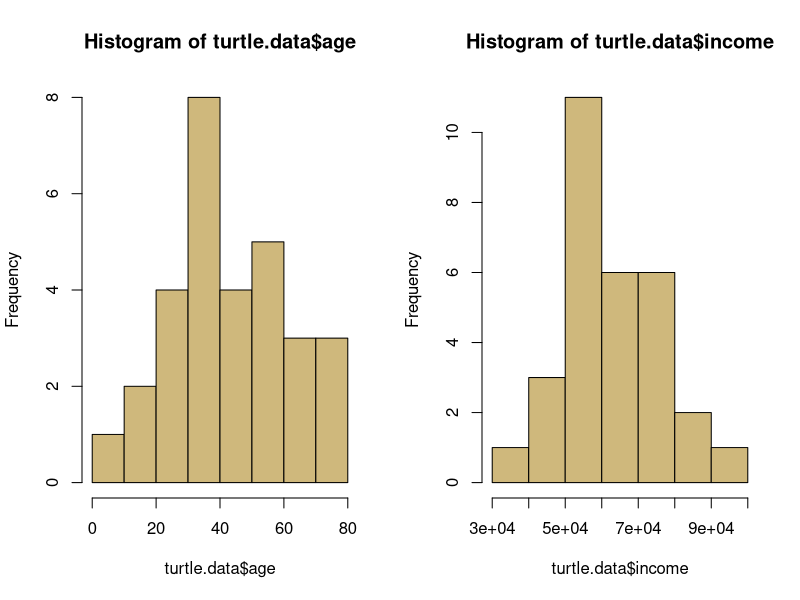
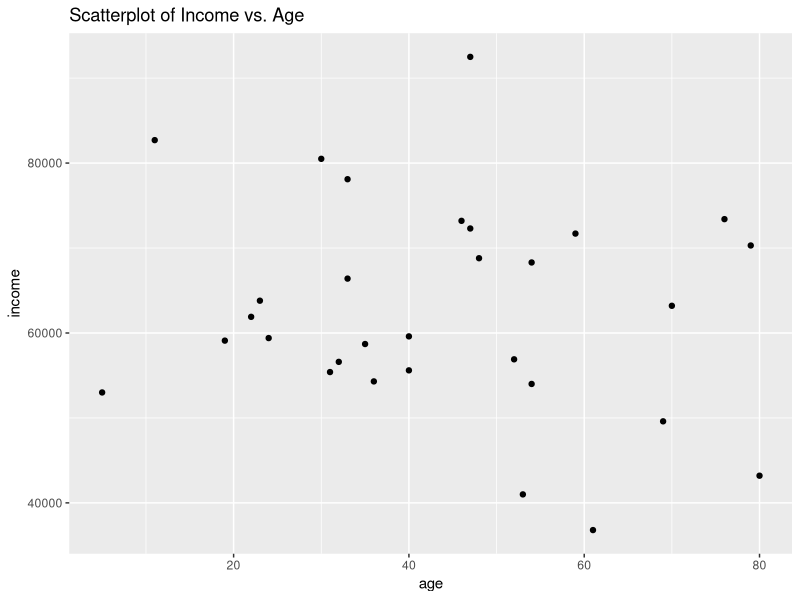
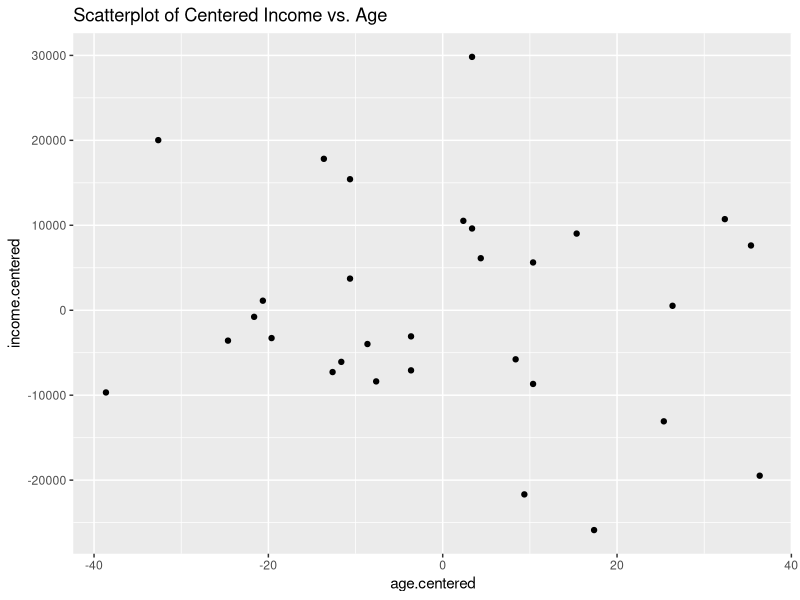
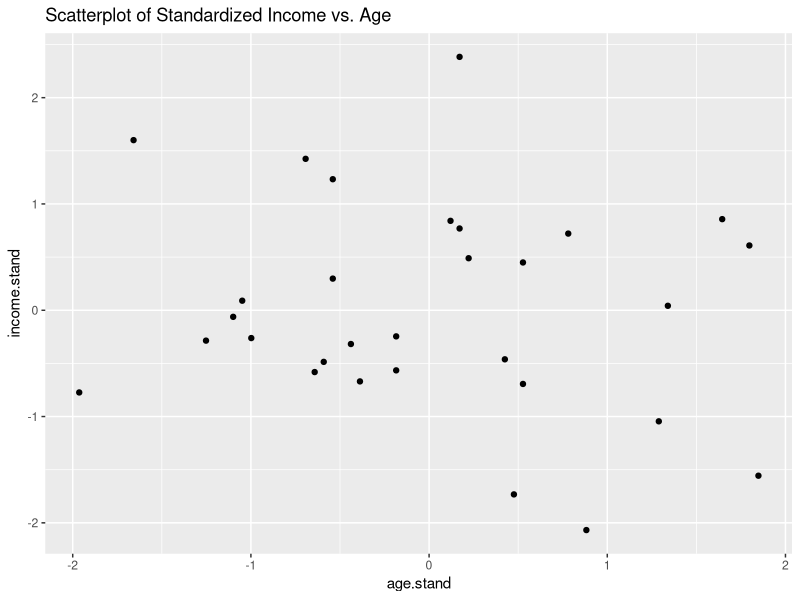
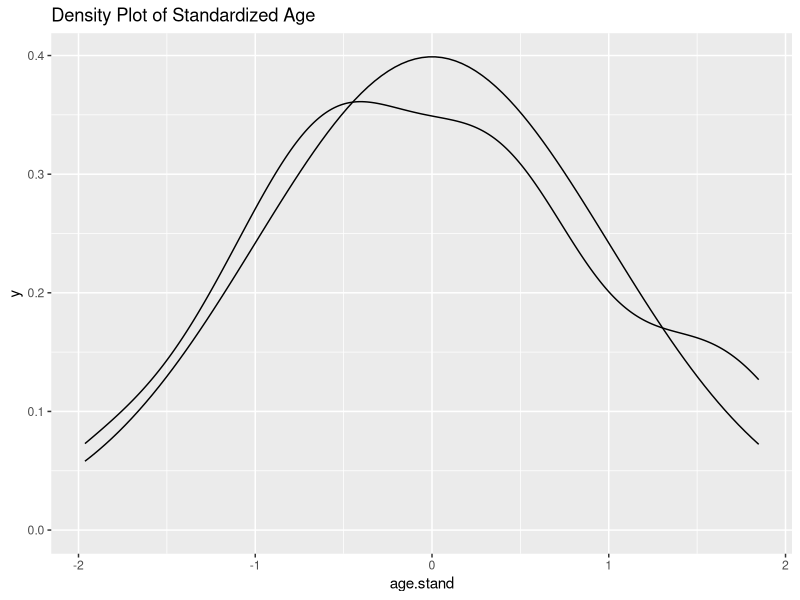
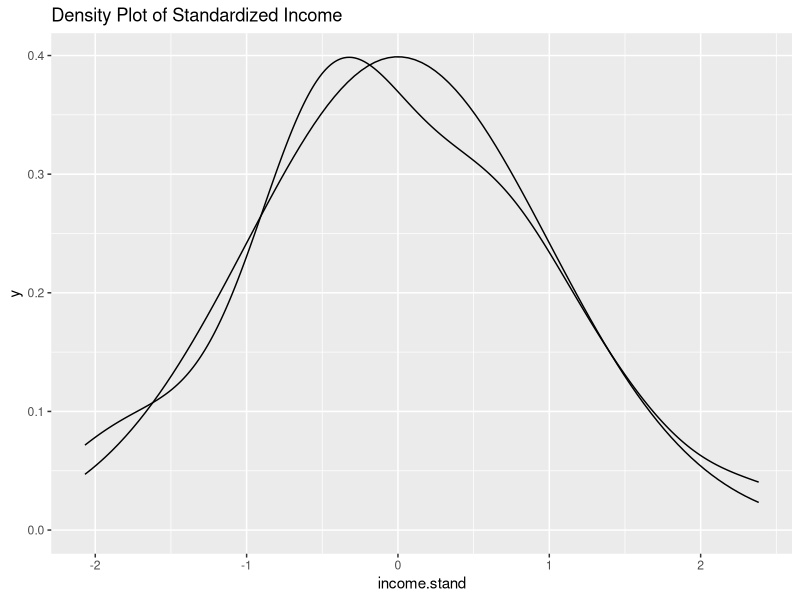
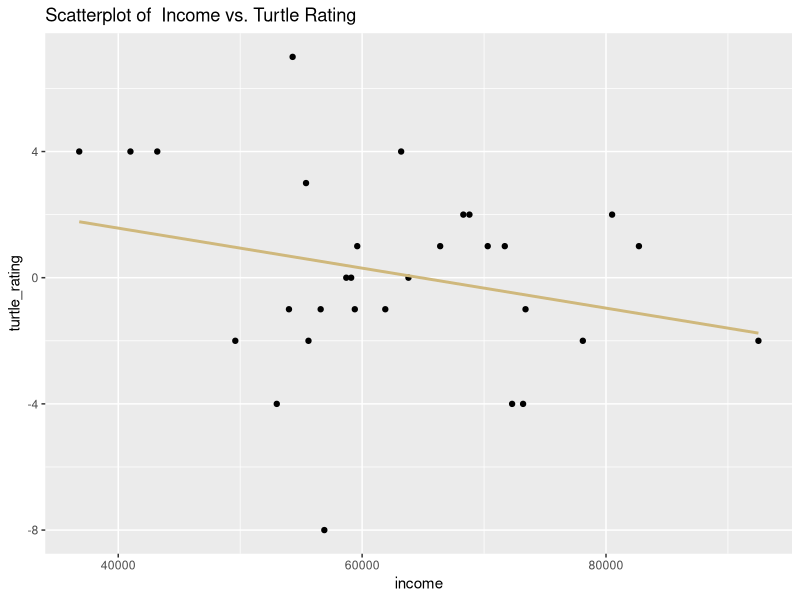
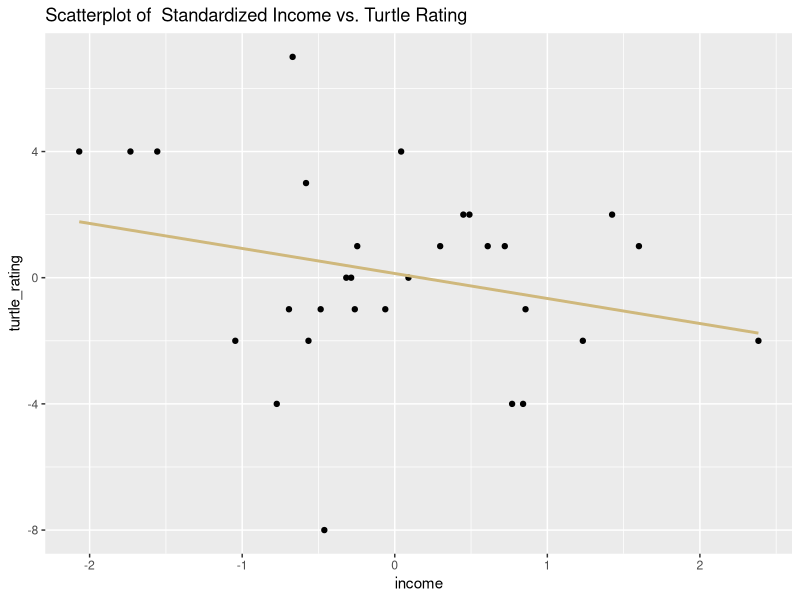

Reproduce these figures in R, in order.
# This cell loads the necesary libraries for this assignment
library(testthat)
library(tidyverse)

# Load the data
turtle.data = read.csv("turtle.csv")
head(turtle.data)

# Histograms of the age and income features
par(mfrow = c(1, 2))
hist(turtle.data$age, col="#CFB87C")
hist(turtle.data$income, col="#CFB87C")

g = ggplot(turtle.data, aes(x=age, y=income)) + 
    # This function adds the points for the scatterplot
    geom_point() +
    # This function adds the title (and potentially other labels)
    labs(title="Scatterplot of Income vs. Age")
g

age.centered = NA
income.centered = NA

g.centered = NA # Look at the code cell above for the basic ggplot() syntax.

# your code here
age.centered = turtle.data$age - mean(turtle.data$age)
income.centered = turtle.data$income - mean(turtle.data$income )
df.centered = data.frame(age=age.centered, income=income.centered)
g.centered = ggplot(df.centered, aes(x=age.centered, y=income.centered)) + 
    # This function adds the points for the scatterplot
    geom_point() +
    # This function adds the title (and potentially other labels)
    labs(title="Scatterplot of Centered Income vs. Age")
g.centered

# Test Cell

if(test_that("Checking the class of the plot", {expect_is(g.centered, "ggplot")})){
    print("Good job.")
    print("Make sure your answers are correct, there are hidden tests and you won't recieve feedback on them until you submit your assignment!")
}else{
    print("Make sure to use ggplot for your plotting.")
    print("It's annoying at first, but it's a very powerful visualization tool once you get the hang of it.")
}

# Note: Each question may have some hidden tests!
# Make sure you're confident in your answers!


age.stand = NA
income.stand = NA
g.stand = NA

# your code here
age.stand = age.centered / sd(turtle.data$age)
income.stand = income.centered / sd(turtle.data$income)
df.stand = data.frame(age=age.stand, income=income.stand)
g.stand = ggplot(df.stand, aes(x=age.stand, y=income.stand)) + 
    # This function adds the points for the scatterplot
    geom_point() +
    # This function adds the title (and potentially other labels)
    labs(title="Scatterplot of Standardized Income vs. Age")
g.stand

# Test Cell
# This cell has hidden test cases that will run after submission.


g.age = NA
g.income = NA

# your code here

g.age = ggplot(df.stand, aes(x=age.stand)) + 
    # This function adds the points for the scatterplot
    geom_density() +
    # This function adds the title (and potentially other labels)
    labs(title="Density Plot of Standardized Age") +
#     stat_function(fun = dnorm, args = list(mean = mean(df.stand$age.stand), sd = sd(df.stand$age.stand)))
    stat_function(fun = dnorm, args = list(mean = mean(age.stand), sd = sd(age.stand)))
g.age

g.income = ggplot(df.stand, aes(x=income.stand)) + 
    # This function adds the points for the scatterplot
    geom_density() +
    # This function adds the title (and potentially other labels)
    labs(title="Density Plot of Standardized Income") +
    stat_function(fun = dnorm, args = list(mean = mean(income.stand), sd = sd(income.stand)))
g.income

g.turtle = NA
turtle.slope = NA

# your code here
# your code here
g.turtle = ggplot(turtle.data, aes(x=income, y=turtle_rating)) + 
    # This function adds the points for the scatterplot
    geom_point() +
    # This function adds the title (and potentially other labels)
    labs(title="Scatterplot of  Income vs. Turtle Rating") +
    geom_smooth(method="lm", se=FALSE, color="#CFB87C")
turtle.slope = lm(turtle_rating ~ income, data = turtle.data)$coefficients[2]
g.turtle
turtle.slope

# Test Cell
if(!test_that("Checking class of plot", {expect_is(g.turtle, "ggplot")})){
    print("Make sure your plots are made in ggplot.")
}
# This cell has hidden test cases that will run after submission.

g.turtle.stand = NA
turtle.slope.stand = NA

# your code here
df.stand$turtle_rating = turtle.data$turtle_rating

# your code here
g.turtle.stand = ggplot(df.stand, aes(x=income, y=turtle_rating)) + 
    # This function adds the points for the scatterplot
    geom_point() +
    # This function adds the title (and potentially other labels)
    labs(title="Scatterplot of  Standardized Income vs. Turtle Rating") +
    geom_smooth(method="lm", se=FALSE, color="#CFB87C")
turtle.slope.stand = lm(turtle_rating ~ income, data = df.stand)$coefficients[2]
g.turtle.stand
turtle.slope.stand

# Test Cell
test_that("Check class of plot", {expect_is(g.turtle.stand, "ggplot")})
# This cell has hidden test cases that will run after submission.


# Answer each question by replacing each NA with the corresponding boolean of TRUE or FALSE.
prob.2.1 = NA

prob.2.2 = NA

prob.2.3 = NA

prob.2.4 = NA

prob.2.5 = NA

prob.2.6 = NA

# your code here
prob.2.1 = TRUE

prob.2.2 = TRUE

prob.2.3 = FALSE

prob.2.4 = TRUE

prob.2.5 = FALSE

prob.2.6 = TRUE

# Test Cell

# Make sure the type of the answers is boolean
if(test_that("Check answer types", {expect_is(prob.2.1, "logical")})){
    print("Answers are booleans")
}else{
    print("Answers aren't booleans! Make sure they are, or else they will be incorrect.")
}
# This cell has hidden test cases that will run after submission.

# Test Cell
# This cell has hidden test cases that will run after submission.

# Test Cell
# This cell has hidden test cases that will run after submission.

# Test Cell
# This cell has hidden test cases that will run after submission.

# Test Cell
# This cell has hidden test cases that will run after submission.

# Test Cell
# This cell has hidden test cases that will run after submission.
